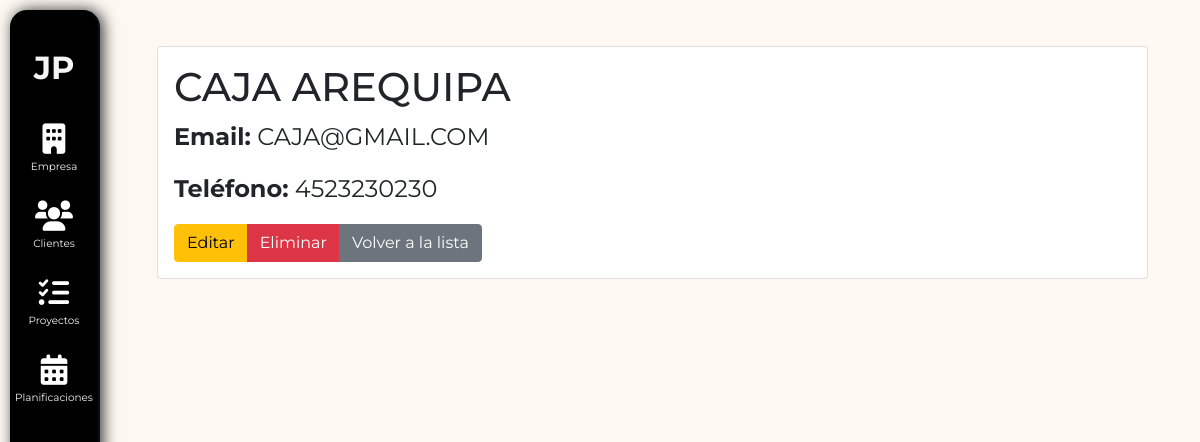
The page /projects/clients/1/ (signed in) on the database its author committed.
### projects/models.py (models this page shows, shortened)
class Client(models.Model):
    client_name = models.CharField(max_length=100, verbose_name="Nombre del cliente")
    email = models.EmailField(default='')
    phone = models.CharField(max_length=20,default='', verbose_name="Teléfono")
    client_ruc = models.CharField(max_length=50, verbose_name="Ruc del cliente", default='')
    contact = models.CharField(max_length=50, verbose_name="Contacto", default='')

### projects/views.py (the view)
# urls.py: path('clients/<int:pk>/', ClientDetailView.as_view(), name='client_detail'),
class ClientDetailView(DetailView):
    model = Client
    template_name = 'client/client_detail.html'

### projects/templates/client/client_detail.html
{% extends "base.html" %}
{% block content %}
  <div class="container mt-4">
    <div class="card">
      <div class="card-body">
        <h1 class="card-title">{{ object.client_name }}</h1>
        <p class="card-text"><strong>Email:</strong> {{ object.email }}</p>
        <p class="card-text"><strong>Teléfono:</strong> {{ object.phone }}</p>
        <div class="btn-group" role="group" aria-label="Client actions">
          <a href="{% url 'client_edit' object.pk %}" class="btn btn-warning">Editar</a>
          <a href="{% url 'client_delete' object.pk %}" class="btn btn-danger">Eliminar</a>
          <a href="{% url 'client_list' %}" class="btn btn-secondary">Volver a la lista</a>
        </div>
      </div>
    </div>
  </div>
{% endblock %}

### nexus/templates/base.html (style rules this page uses)
* { font-family: 'Montserrat', sans-serif; margin: 0; padding: 0; box-sizing: border-box; }
html, body { margin: 0; padding: 0; width: 100%; height: 100%; }
body { overflow: hidden; background-color: #fdf8f2; }

### rows shown on the page
Client: client_name "CAJA AREQUIPA", email "CAJA@GMAIL.COM", phone "4523230230"
